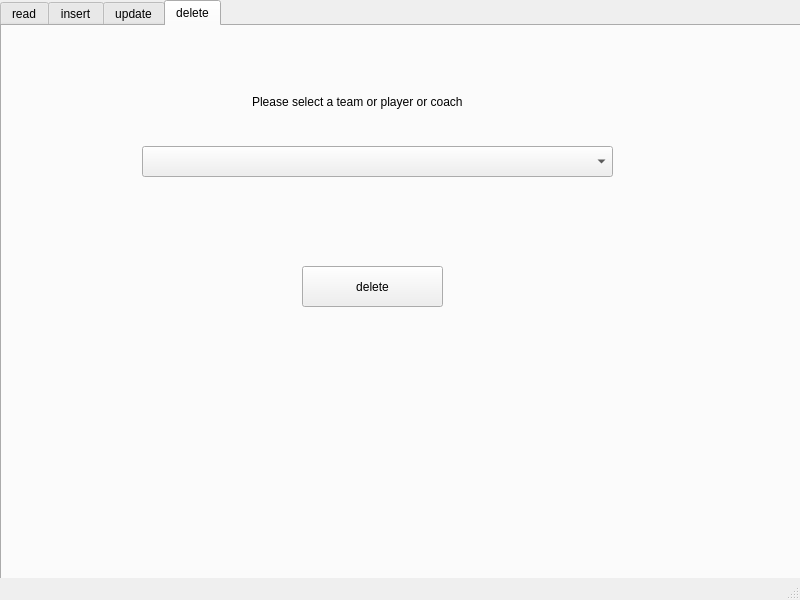
<?xml version="1.0" encoding="UTF-8"?>
<ui version="4.0">
 <class>MainWindow</class>
 <widget class="QMainWindow" name="MainWindow">
  <property name="geometry">
   <rect>
    <x>0</x>
    <y>0</y>
    <width>800</width>
    <height>600</height>
   </rect>
  </property>
  <property name="windowTitle">
   <string>MainWindow</string>
  </property>
  <widget class="QWidget" name="centralwidget">
   <widget class="QTabWidget" name="tabWidget">
    <property name="geometry">
     <rect>
      <x>0</x>
      <y>0</y>
      <width>801</width>
      <height>601</height>
     </rect>
    </property>
    <property name="currentIndex">
     <number>3</number>
    </property>
    <widget class="QWidget" name="tab">
     <attribute name="title">
      <string>read</string>
     </attribute>
     <widget class="QComboBox" name="comboBox">
      <property name="geometry">
       <rect>
        <x>150</x>
        <y>100</y>
        <width>471</width>
        <height>31</height>
       </rect>
      </property>
     </widget>
     <widget class="QLabel" name="label">
      <property name="geometry">
       <rect>
        <x>270</x>
        <y>35</y>
        <width>321</width>
        <height>31</height>
       </rect>
      </property>
      <property name="layoutDirection">
       <enum>Qt::LeftToRight</enum>
      </property>
      <property name="text">
       <string>Please select a team or player or coach</string>
      </property>
      <property name="textFormat">
       <enum>Qt::AutoText</enum>
      </property>
     </widget>
     <widget class="QListView" name="listView">
      <property name="geometry">
       <rect>
        <x>150</x>
        <y>160</y>
        <width>471</width>
        <height>371</height>
       </rect>
      </property>
     </widget>
    </widget>
    <widget class="QWidget" name="tab_3">
     <attribute name="title">
      <string>insert</string>
     </attribute>
    </widget>
    <widget class="QWidget" name="tab_2">
     <attribute name="title">
      <string>update</string>
     </attribute>
    </widget>
    <widget class="QWidget" name="tab_4">
     <attribute name="title">
      <string>delete</string>
     </attribute>
     <widget class="QLabel" name="label_2">
      <property name="geometry">
       <rect>
        <x>250</x>
        <y>60</y>
        <width>321</width>
        <height>31</height>
       </rect>
      </property>
      <property name="layoutDirection">
       <enum>Qt::LeftToRight</enum>
      </property>
      <property name="text">
       <string>Please select a team or player or coach</string>
      </property>
      <property name="textFormat">
       <enum>Qt::AutoText</enum>
      </property>
     </widget>
     <widget class="QComboBox" name="comboBox_2">
      <property name="geometry">
       <rect>
        <x>140</x>
        <y>120</y>
        <width>471</width>
        <height>31</height>
       </rect>
      </property>
     </widget>
     <widget class="QPushButton" name="pushButton">
      <property name="geometry">
       <rect>
        <x>300</x>
        <y>240</y>
        <width>141</width>
        <height>41</height>
       </rect>
      </property>
      <property name="text">
       <string>delete</string>
      </property>
     </widget>
    </widget>
   </widget>
  </widget>
  <widget class="QStatusBar" name="statusbar"/>
 </widget>
 <resources/>
 <connections/>
</ui>
